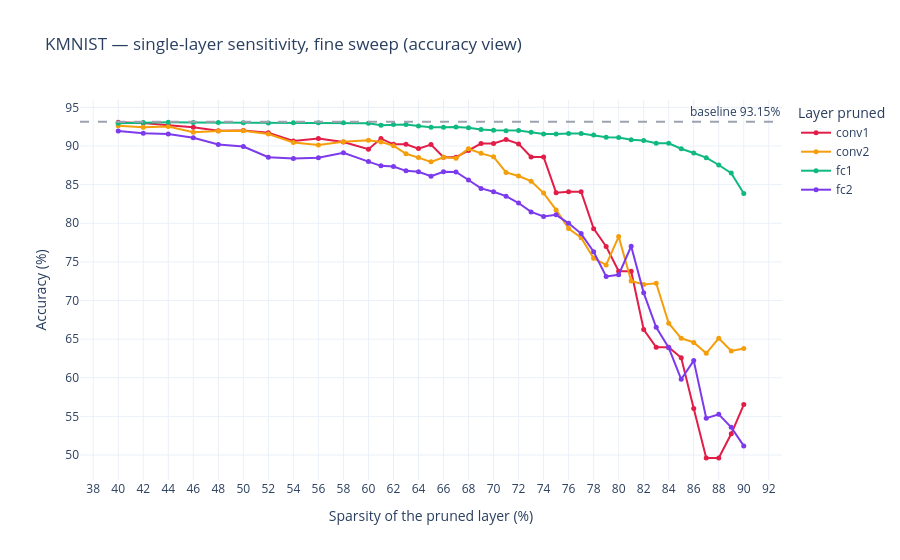

Notebook code for this chart:
### Code cell
import plotly.graph_objects as go

layers = ['conv1', 'conv2', 'fc1', 'fc2']

probes_pct = [val * 100 for val in c_points_layersensitivity]

# recover accuracy from stored drops: accuracy = baseline - drop
fine_acc = {layer: [baseline_acc - sensitivity[val][layer]
                    for val in c_points_layersensitivity]
            for layer in layers}

colors = {'conv1': '#E11D48',   # red
          'conv2': '#F59E0B',   # orange
          'fc1':   '#10B981',   # green
          'fc2':   '#7C3AED'}   # purple

fig = go.Figure()
for layer in layers:
    fig.add_trace(go.Scatter(
        x=probes_pct,
        y=fine_acc[layer],
        mode='lines+markers',
        name=layer,
        line=dict(color=colors[layer], width=2),
        marker=dict(size=5),
        hovertemplate=f'{layer}: %{{y:.2f}}%% at %{{x:.0f}}%%<extra></extra>'
    ))

# dashed grey anchor: the healthy model
fig.add_hline(y=baseline_acc, line_dash='dash', line_color='#9CA3AF',
              annotation_text=f'baseline {baseline_acc:.2f}%',
              annotation_position='top right')

fig.update_xaxes(title_text='Sparsity of the pruned layer (%)', dtick=2)
fig.update_yaxes(title_text='Accuracy (%)')
fig.update_layout(
    title='KMNIST — single-layer sensitivity, fine sweep (accuracy view)',
    template='plotly_white',
    legend_title_text='Layer pruned'
)
fig.show()

### Figure 1 — Plotly figure (JSON) as saved in the notebook; plotly's stock layout.template omitted (floating-point values rounded to 4 significant figures)
{"data": [{"hovertemplate": "conv1: %{y:.2f}%% at %{x:.0f}%%<extra></extra>", "line": {"color": "#E11D48", "width": 2}, "marker": {"size": 5}, "mode": "lines+markers", "name": "conv1", "type": "scatter", "x": [40, 42, 44, 46, 48, 50, 52, 54, 56.0, 58.0, 60, 61, 62, 63, 64, 65, 66, 67, 68, 69, 70, 71, 72, 73, 74, 75, 76, 77, 78, 79, 80, 81, 82, 83, 84, 85, 86, 87, 88, 89, 90], "y": [93.09, 92.98, 92.69, 92.44, 91.96, 92, 91.73, 90.64, 90.97, 90.52, 89.58, 90.96, 90.22, 90.22, 89.66, 90.18, 88.55, 88.55, 89.42, 90.32, 90.32, 90.84, 90.27, 88.58, 88.58, 83.96, 84.08, 84.08, 79.3, 76.99, 73.79, 73.79, 66.24, 63.94, 63.94, 62.59, 56.03, 49.63, 49.63, 52.75, 56.53]}, {"hovertemplate": "conv2: %{y:.2f}%% at %{x:.0f}%%<extra></extra>", "line": {"color": "#F59E0B", "width": 2}, "marker": {"size": 5}, "mode": "lines+markers", "name": "conv2", "type": "scatter", "x": [40, 42, 44, 46, 48, 50, 52, 54, 56.0, 58.0, 60, 61, 62, 63, 64, 65, 66, 67, 68, 69, 70, 71, 72, 73, 74, 75, 76, 77, 78, 79, 80, 81, 82, 83, 84, 85, 86, 87, 88, 89, 90], "y": [92.62, 92.44, 92.53, 91.77, 91.94, 91.96, 91.55, 90.45, 90.13, 90.54, 90.74, 90.53, 90.04, 88.99, 88.5, 87.95, 88.54, 88.43, 89.65, 89.05, 88.6, 86.58, 86.12, 85.45, 83.91, 81.73, 79.31, 78.13, 75.46, 74.6, 78.27, 72.52, 72.08, 72.23, 67.06, 65.11, 64.58, 63.17, 65.11, 63.47, 63.78]}, {"hovertemplate": "fc1: %{y:.2f}%% at %{x:.0f}%%<extra></extra>", "line": {"color": "#10B981", "width": 2}, "marker": {"size": 5}, "mode": "lines+markers", "name": "fc1", "type": "scatter", "x": [40, 42, 44, 46, 48, 50, 52, 54, 56.0, 58.0, 60, 61, 62, 63, 64, 65, 66, 67, 68, 69, 70, 71, 72, 73, 74, 75, 76, 77, 78, 79, 80, 81, 82, 83, 84, 85, 86, 87, 88, 89, 90], "y": [92.95, 93.03, 93.06, 93.05, 93.04, 93.01, 92.98, 93.01, 93.02, 93, 92.93, 92.68, 92.77, 92.78, 92.6, 92.43, 92.43, 92.45, 92.36, 92.15, 92.05, 91.98, 92, 91.77, 91.55, 91.54, 91.63, 91.62, 91.42, 91.14, 91.1, 90.82, 90.72, 90.36, 90.35, 89.65, 89.1, 88.49, 87.54, 86.49, 83.86]}, {"hovertemplate": "fc2: %{y:.2f}%% at %{x:.0f}%%<extra></extra>", "line": {"color": "#7C3AED", "width": 2}, "marker": {"size": 5}, "mode": "lines+markers", "name": "fc2", "type": "scatter", "x": [40, 42, 44, 46, 48, 50, 52, 54, 56.0, 58.0, 60, 61, 62, 63, 64, 65, 66, 67, 68, 69, 70, 71, 72, 73, 74, 75, 76, 77, 78, 79, 80, 81, 82, 83, 84, 85, 86, 87, 88, 89, 90], "y": [91.95, 91.65, 91.55, 91.06, 90.2, 89.94, 88.55, 88.37, 88.47, 89.11, 87.98, 87.43, 87.34, 86.78, 86.66, 86.08, 86.66, 86.65, 85.6, 84.51, 84.08, 83.51, 82.62, 81.47, 80.87, 81.09, 79.99, 78.66, 76.31, 73.11, 73.33, 77.02, 70.99, 66.54, 63.9, 59.8, 62.22, 54.77, 55.27, 53.58, 51.18]}], "layout": {"annotations": [{"showarrow": false, "text": "baseline 93.15%", "x": 1, "xanchor": "right", "xref": "x domain", "y": 93.15, "yanchor": "bottom", "yref": "y"}], "legend": {"title": {"text": "Layer pruned"}}, "shapes": [{"line": {"color": "#9CA3AF", "dash": "dash"}, "type": "line", "x0": 0, "x1": 1, "xref": "x domain", "y0": 93.15, "y1": 93.15, "yref": "y"}], "title": {"text": "KMNIST — single-layer sensitivity, fine sweep (accuracy view)"}, "xaxis": {"dtick": 2, "title": {"text": "Sparsity of the pruned layer (%)"}}, "yaxis": {"title": {"text": "Accuracy (%)"}}}}
